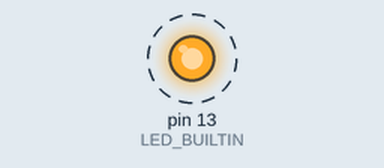
A sketch run on a simulated Arduino Uno, built with avr-gcc and run on an emulated ATmega328P. Shown: output pins drawn as LEDs (lit = HIGH). Dashed ring = blinking. What the sketch prints to the serial monitor is not drawn.

Above: at 0.2 s.
Timing chart, 0 to 3.0 s (numbered marks = the images above):
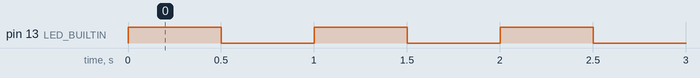

Measured:
- by itself, pin 13 (LED_BUILTIN): alternates HIGH for 0.50 s and LOW for 0.50 s

The sketch:

sketch_jun11a.ino
```cpp
#include <Arduino.h>

void setup() {
  Serial.begin(9600);
  // Wait for the serial port to connect. (This might be necessary on some boards.)
  while (!Serial) { }
  Serial.println("Sketch is running.");

  // Also, blink the built-in LED (if available) for a visual cue.
  pinMode(LED_BUILTIN, OUTPUT);
}

void loop() {
  digitalWrite(LED_BUILTIN, HIGH);
  delay(500);
  digitalWrite(LED_BUILTIN, LOW);
  delay(500);
  Serial.println("Loop is running.");
}
```
